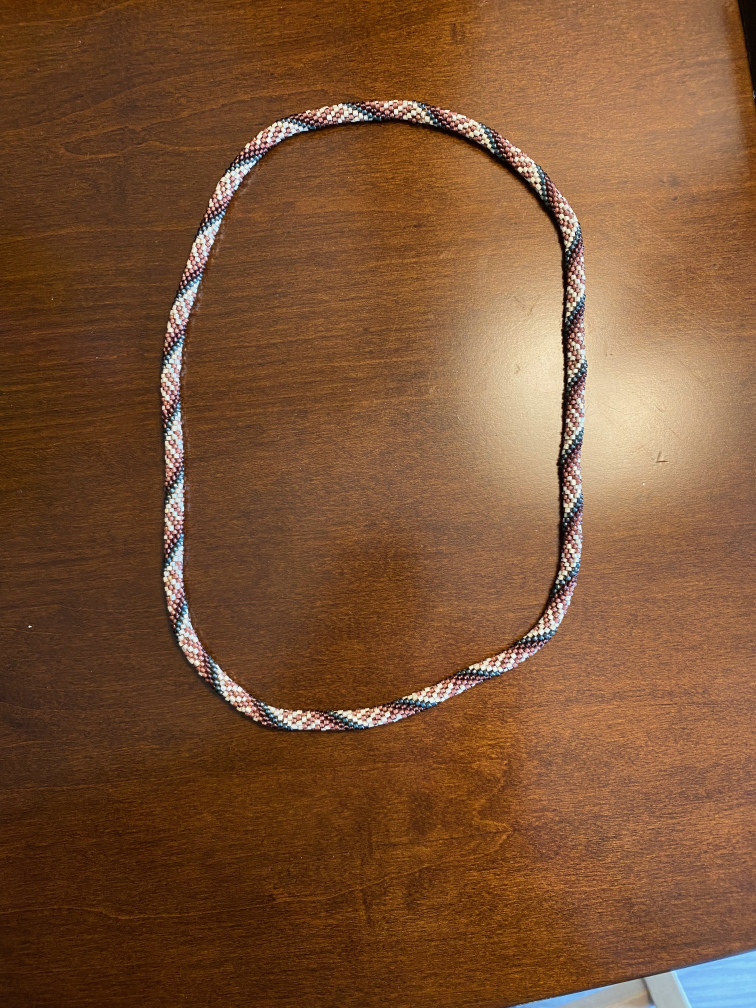
#> input picture bead-example - 1.jpeg, 3024 x 4032 px (shown at 1/4 size)
$ python debug_centerline.py '../bead-example - 1.jpeg'
#> lines starting #> are read from the running program, lines starting #| are printed output that depends on the picture; after the words box and inside, x2 and y2 are one past the last pixel; in counts of white or black regions, pixels touching at a corner belong together
### image-to-pattern/image_to_pattern/segmentation.py
"""Segmentation helpers for bracelet images.

This module stays minimal (Pillow + numpy + optional scipy) and provides:
  - mask_bracelet: quick background separation via brightness threshold,
    with optional morphology cleanup.
  - centerline_from_mask: estimate centerline as the mean row per column.
  - band_widths: estimate bracelet thickness per column for spacing/radius.
"""

from __future__ import annotations

from dataclasses import dataclass
from typing import Iterable, List, Optional, Tuple

import numpy as np
from scipy import ndimage
from skimage import morphology
from skimage import measure
import networkx as nx
from PIL import Image


def mask_bracelet(
    img: Image.Image,
    brightness_threshold: Optional[int] = None,
    min_component_area: Optional[int] = None,
) -> np.ndarray:
    """Return a boolean mask where bracelet pixels are True.

    Assumes light/white background; marks pixels darker than threshold.
    Optionally keeps only the largest connected component above a size
    threshold to drop speckle noise.
    """
    gray = np.array(img.convert("L"))
    thresh = brightness_threshold if brightness_threshold is not None else otsu_threshold(gray)
    mask = gray <= thresh

    if min_component_area:
        labeled, num = ndimage.label(mask)
        if num > 0:
            sizes = ndimage.sum(mask, labeled, index=range(1, num + 1))
            keep = sizes >= min_component_area
            # Map keep flags back to labels
            if keep.any():
                mask = keep[(labeled - 1).clip(min=0)]

    # Light morphology to close pinholes
    mask = ndimage.binary_closing(mask, iterations=1)
    return mask


@dataclass
class Centerline:
    xs: List[int]
    ys: List[float]


@dataclass
class GeometryEstimate:
    thickness_px: float
    spacing_px: float
    radius_px: float


def centerline_from_mask(mask: np.ndarray) -> Centerline:
    """Estimate centerline via medial axis and ordered skeleton.

    - Downscale large masks for speed.
    - Use medial_axis; if empty, fall back to column means.
    - Order skeleton points:
        * If the shape is elongated, sort along x (or y).
        * Otherwise, sort by polar angle around centroid to trace the loop.
    """
    if mask.ndim != 2:
        raise ValueError("Mask must be 2D boolean array")
    scale = 1.0
    max_pixels = 1_000_000
    if mask.size > max_pixels:
        scale = (max_pixels / mask.size) ** 0.5
        mask = ndimage.zoom(mask.astype(float), zoom=scale, order=0) > 0.5

    # Medial axis skeleton
    skel = morphology.medial_axis(mask.astype(bool))
    pts = np.column_stack(np.nonzero(skel))
    if pts.size == 0:
        # Fallback to column means
        height, width = mask.shape
        xs: List[int] = []
        ys: List[float] = []
        for x in range(width):
            ys_at_x = np.flatnonzero(mask[:, x])
            if ys_at_x.size == 0:
                continue
            xs.append(x)
            ys.append(float(np.mean(ys_at_x)))
        if not xs:
            raise ValueError("No mask columns with coverage; cannot compute centerline")
        return Centerline(xs=[x / scale for x in xs], ys=[y / scale for y in ys])

    pts_xy = np.array([[c, r] for r, c in pts], dtype=float)  # x,y
    min_r, min_c = pts.min(axis=0)
    max_r, max_c = pts.max(axis=0)
    bbox_h = max_r - min_r + 1
    bbox_w = max_c - min_c + 1
    if bbox_w > 1.2 * bbox_h:
        # Treat as horizontal band
        cols = np.nonzero(mask.sum(axis=0) > 0)[0]
        if cols.size == 0:
            raise ValueError("No mask columns with coverage; cannot compute centerline")
        xs = (cols / scale).tolist()
        y_center = float(np.mean(np.nonzero(mask)[0])) / scale
        ys = [y_center for _ in xs]
        return Centerline(xs=xs, ys=ys)
    elif bbox_h > 1.2 * bbox_w:
        # Vertical band
        rows = np.nonzero(mask.sum(axis=1) > 0)[0]
        if rows.size == 0:
            raise ValueError("No mask rows with coverage; cannot compute centerline")
        ys = (rows / scale).tolist()
        x_center = float(np.mean(np.nonzero(mask)[1])) / scale
        xs = [x_center for _ in ys]
        return Centerline(xs=xs, ys=ys)

    ordered = pts_xy
    cx = ordered[:, 0].mean()
    cy = ordered[:, 1].mean()
    ang = np.arctan2(ordered[:, 1] - cy, ordered[:, 0] - cx)
    idxs = np.argsort(ang)
    ordered = ordered[idxs]
    xs = (ordered[:, 0] / scale).tolist()
    ys = (ordered[:, 1] / scale).tolist()
    if len(xs) < 2:
        height, width = mask.shape
        cy = float((min_r + max_r) / 2.0) / scale
        xs = [0.0, float(width - 1)]
        ys = [cy, cy]
    return Centerline(xs=xs, ys=ys)


# [112 lines left out: functions centerline_rmse, midline_between_background, _order_coords, band_widths, estimate_geometry, not called in this run]


def otsu_threshold(gray: np.ndarray) -> int:
    """Compute Otsu's threshold for a grayscale image."""
    if gray.ndim != 2:
        raise ValueError("Expected 2D grayscale array")
    hist, bin_edges = np.histogram(gray.ravel(), bins=256, range=(0, 256))
    total = gray.size
    sum_total = np.dot(hist, np.arange(256))

    sum_b = 0.0
    w_b = 0.0
    max_var = -1.0
    threshold = 0
    for t in range(256):
        w_b += hist[t]
        if w_b == 0:
            continue
        w_f = total - w_b
        if w_f == 0:
            break
        sum_b += t * hist[t]
        m_b = sum_b / w_b
        m_f = (sum_total - sum_b) / w_f
        var_between = w_b * w_f * (m_b - m_f) ** 2
        if var_between > max_var:
            max_var = var_between
            threshold = t
    return int(threshold)


# [13 lines left out: function _longest_run, not called in this run]

### image-to-pattern/debug_centerline.py
"""Overlay centerline spline on an image for debugging."""

import argparse
from pathlib import Path
from PIL import Image, ImageDraw
import numpy as np

from image_to_pattern import segmentation


def main():
    parser = argparse.ArgumentParser(description="Overlay centerline on image.")
    parser.add_argument("image", type=Path, help="Input image")
    parser.add_argument("--outdir", type=Path, default=Path("image-to-pattern/debug-output"), help="Output directory")
    parser.add_argument("--max-dim", type=int, default=1200, help="Resize longest side for speed if larger")
    parser.add_argument("--show-midline", action="store_true", help="Also draw midline between background components")
    args = parser.parse_args()

    args.outdir.mkdir(parents=True, exist_ok=True)
    img = Image.open(args.image).convert("RGB")
#> img is the input picture: PIL image 3024x4032 RGB; mean R, G, B 124.3, 83.4, 52.5
    if max(img.size) > args.max_dim:
        img.thumbnail((args.max_dim, args.max_dim), Image.LANCZOS)
#> img: PIL image 900x1200 RGB
    mask = segmentation.mask_bracelet(img)
#> in mask_bracelet, `gray = np.array(img.convert("L"))`:
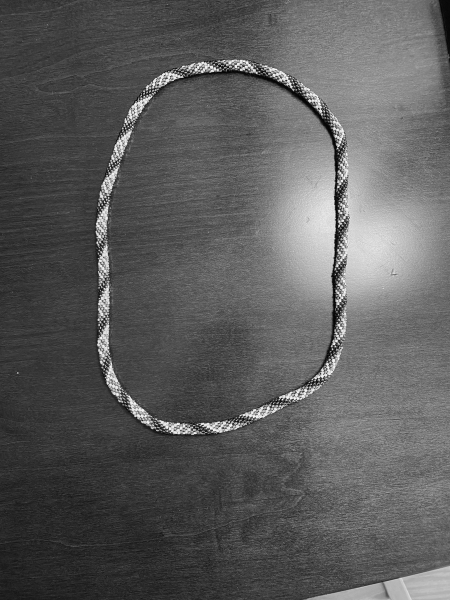
#> gray: shape (1200, 900) (shown at 1/2 size); min 0, max 255, mean 92.1
#> in otsu_threshold, `hist, bin_edges = np.histogram(gray.ravel(), bins=256, range=(0, 256))`: hist = 256 values, max 15493 at index 59, min 36 at index 0, mean 4218.8; bin_edges = 257 values from 0 to 256
#> in otsu_threshold, `sum_total = np.dot(hist, np.arange(256))`: sum_total = 99469196
#> the loop in otsu_threshold, `for t in range(256):` made 256 passes
#> (w_b, w_f, sum_b, m_b, m_f, max_var) on passes 1 to 8: (36, 1079964, 0, 0, 92.1, 3.3e+11), (101, 1079899, 65, 0.644, 92.11, 9.12e+11), (189, 1079811, 241, 1.28, 92.12, 1.68e+12), (356, 1079644, 742, 2.08, 92.13, 3.12e+12), (601, 1079399, 1722, 2.87, 92.15, 5.17e+12), (931, 1079069, 3372, 3.62, 92.18, 7.88e+12), (1288, 1078712, 5514, 4.28, 92.21, 1.07e+13), (1781, 1078219, 8965, 5.03, 92.24, 1.46e+13)
#> in mask_bracelet, `mask = gray <= thresh`:
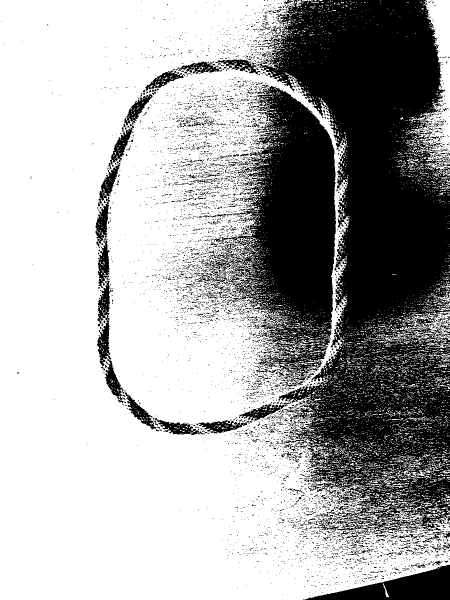
#> mask: shape (1200, 900) bool (shown at 1/2 size); 66.4% white; 6418 black regions (6195 under 20 px), largest, box (x1, y1, x2, y2) and area: (514, 0, 900, 1069) 230245, (389, 172, 672, 763) 76709, (606, 1129, 900, 1200) 9925
#> in mask_bracelet, `mask = ndimage.binary_closing(mask, iterations=1)`:
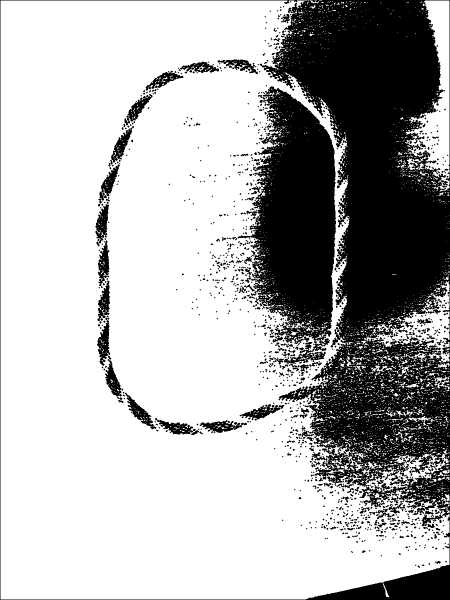
#> mask: shape (1200, 900) bool (shown at 1/2 size); 70.5% white; 1075 black regions (884 under 20 px), largest, box (x1, y1, x2, y2) and area: (0, 0, 900, 1200) 219681, (475, 172, 672, 728) 65128, (719, 966, 814, 1015) 1457
    cl = segmentation.centerline_from_mask(mask)
#> in centerline_from_mask, `mask = ndimage.zoom(mask.astype(float), zoom=scale, order=0) > 0.5`:
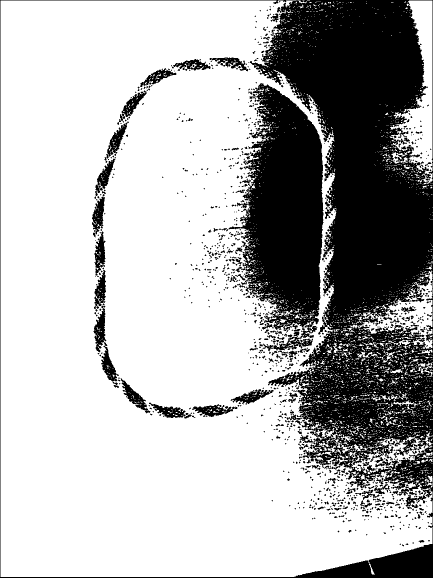
#> mask: shape (1155, 866) bool (shown at 1/2 size); 70.5% white; 1072 black regions (895 under 20 px), largest, box (x1, y1, x2, y2) and area: (0, 0, 866, 1155) 205125, (457, 166, 647, 702) 60461, (187, 616, 213, 705) 1159
#> in centerline_from_mask, `skel = morphology.medial_axis(mask.astype(bool))`:
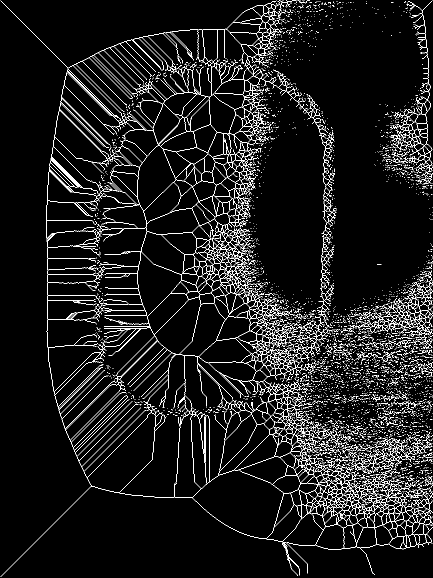
#> skel: shape (1155, 866) bool (shown at 1/2 size); 6.2% white in thin lines or dots
    mid = segmentation.midline_between_background(mask) if args.show_midline else None

    out = img.copy()
    draw = ImageDraw.Draw(out)
    points = list(zip(cl.xs, cl.ys))
    draw.line(points, fill=(255, 0, 0), width=2)
    if mid:
        mid_points = list(zip(mid.xs, mid.ys))
        draw.line(mid_points, fill=(0, 255, 0), width=2)

    out_path = args.outdir / f"{args.image.stem}-centerline.png"
    out.save(out_path)
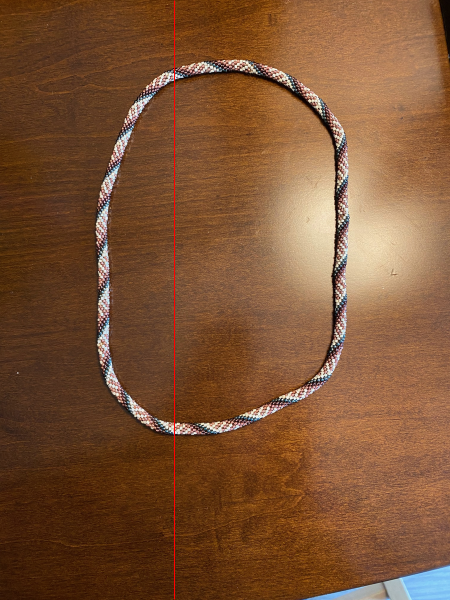
#> saved as bead-example - 1-centerline.png: PIL image 900x1200 RGB (shown at 1/2 size); mean R, G, B 124.6, 83.2, 52.4
    print(f"Saved {out_path}")


if __name__ == "__main__":
    main()

$ run again, on bead-example - 3.jpeg
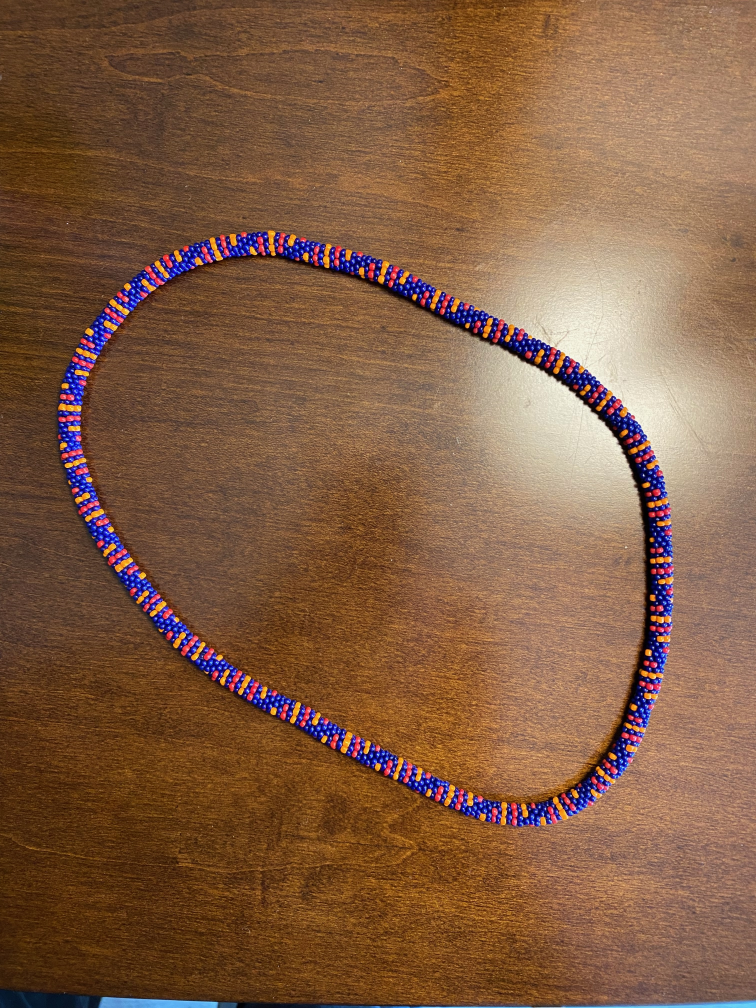
#> input picture bead-example - 3.jpeg, 3024 x 4032 px (shown at 1/4 size)
#> in main, img is the input picture: PIL image 3024x4032 RGB; mean R, G, B 130.4, 93.2, 67.3
#> img: PIL image 900x1200 RGB
#> hist = 256 values, max 11742 at index 73, min 5 at index 254, mean 4218.8; bin_edges = 257 values from 0 to 256
#> sum_total = 109466816
#> the loop in otsu_threshold, `for t in range(256):` made 256 passes
#> (w_b, w_f, sum_b, m_b, m_f, max_var) on passes 1 to 8: (21, 1079979, 0, 0, 101.4, 2.33e+11), (366, 1079634, 345, 0.943, 101.4, 3.99e+12), (840, 1079160, 1293, 1.54, 101.4, 9.05e+12), (1376, 1078624, 2901, 2.11, 101.5, 1.47e+13), (1999, 1078001, 5393, 2.7, 101.5, 2.11e+13), (2589, 1077411, 8343, 3.22, 101.6, 2.7e+13), (3245, 1076755, 12279, 3.78, 101.7, 3.35e+13), (4015, 1075985, 17669, 4.4, 101.7, 4.09e+13)
#> in mask_bracelet, `mask = gray <= thresh`:
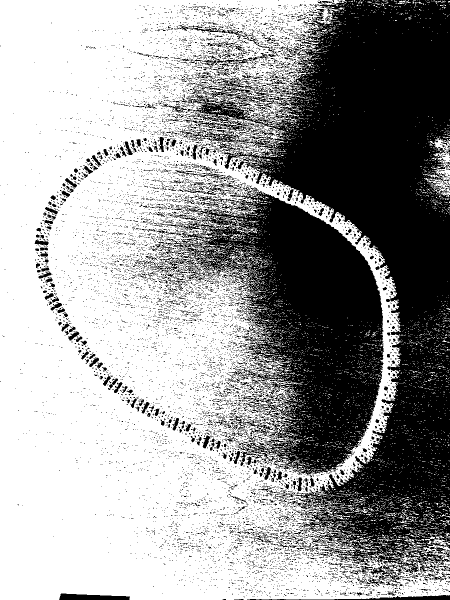
#> mask: shape (1200, 900) bool (shown at 1/2 size); 61.4% white; 10759 black regions (10242 under 20 px), largest, box (x1, y1, x2, y2) and area: (360, 0, 900, 1172) 235673, (304, 374, 768, 952) 117018, (494, 1190, 900, 1200) 1406
#> skel: shape (1155, 866) bool; 6.5% white in thin lines or dots
#> in main, `out.save(out_path)`:
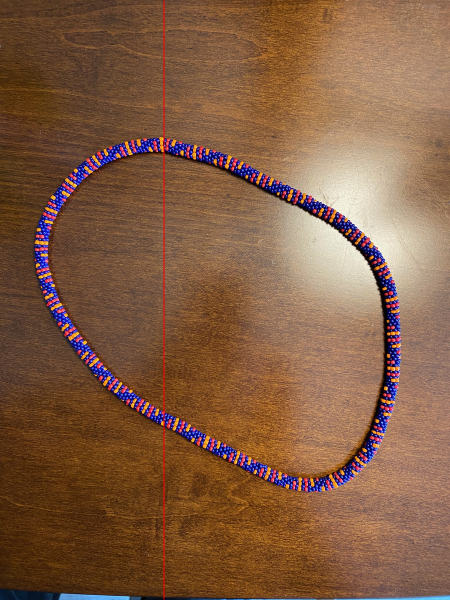
#> saved as bead-example - 3-centerline.png: PIL image 900x1200 RGB (shown at 1/2 size); mean R, G, B 130.7, 93, 67.2

$ run again, on bead-example - 4.jpeg
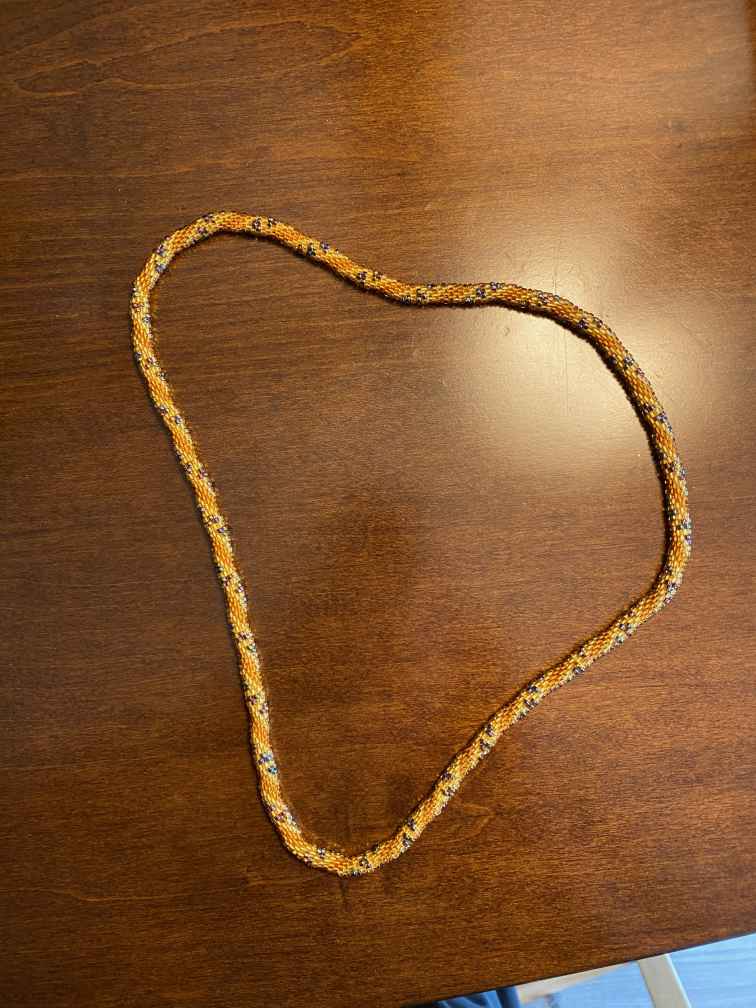
#> input picture bead-example - 4.jpeg, 3024 x 4032 px (shown at 1/4 size)
#> in main, img is the input picture: PIL image 3024x4032 RGB; mean R, G, B 130.4, 85.2, 47
#> img: PIL image 900x1200 RGB
#> hist = 256 values, max 14526 at index 61, min 0 at index 0, mean 4218.8; bin_edges = 257 values from 0 to 256
#> sum_total = 101932129
#> the loop in otsu_threshold, `for t in range(256):` made 256 passes
#> (w_b, w_f, sum_b, m_b, m_f, max_var) on passes 3 to 10: (2, 1079998, 4, 2, 94.38, 1.84e+10), (8, 1079992, 22, 2.75, 94.38, 7.25e+10), (39, 1079961, 146, 3.74, 94.38, 3.46e+11), (99, 1079901, 446, 4.51, 94.39, 8.64e+11), (154, 1079846, 776, 5.04, 94.39, 1.33e+12), (263, 1079737, 1539, 5.85, 94.4, 2.23e+12), (376, 1079624, 2443, 6.5, 94.41, 3.14e+12), (542, 1079458, 3937, 7.26, 94.43, 4.44e+12)
#> after the loop in otsu_threshold, `for t in range(256):`: max_var = 1.36e+15; sum_b = 101929324; threshold = 105; w_b = 1080000
#> thresh = 105
#> in mask_bracelet, `mask = gray <= thresh`:
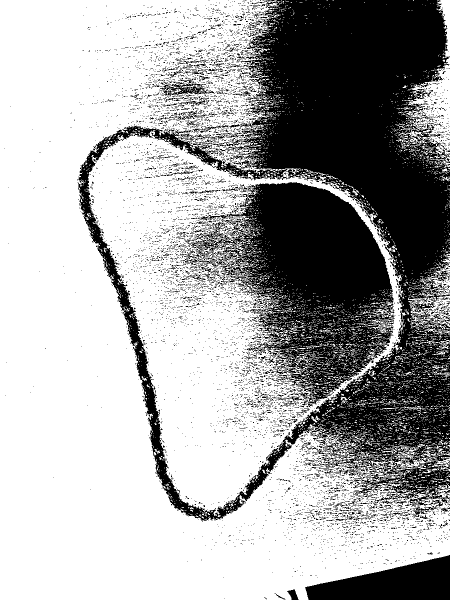
#> mask: shape (1200, 900) bool (shown at 1/2 size); 65.6% white; 7524 black regions (7258 under 20 px), largest, box (x1, y1, x2, y2) and area: (155, 0, 900, 1043) 230379, (365, 364, 790, 814) 89148, (610, 1110, 900, 1200) 16392
#> skel: shape (1155, 866) bool; 6.5% white in thin lines or dots
#> pts = 65365 pairs, first value 1 to 1153, second value 1 to 864
#> pts_xy = 65365 pairs, first value 1 to 864, second value 1 to 1153
#> min_r = 1
#> in main, `out.save(out_path)`:
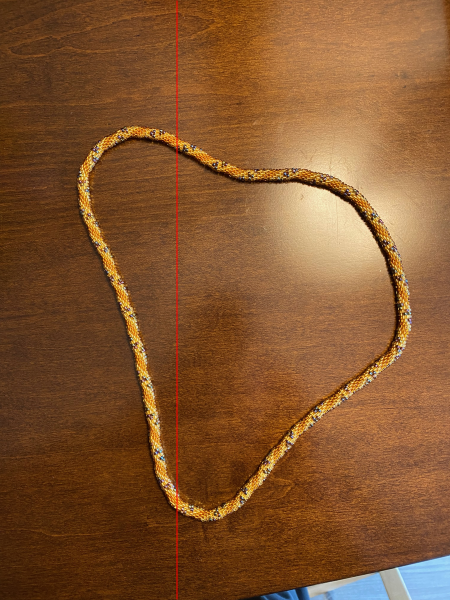
#> saved as bead-example - 4-centerline.png: PIL image 900x1200 RGB (shown at 1/2 size); mean R, G, B 130.7, 85.1, 46.9
